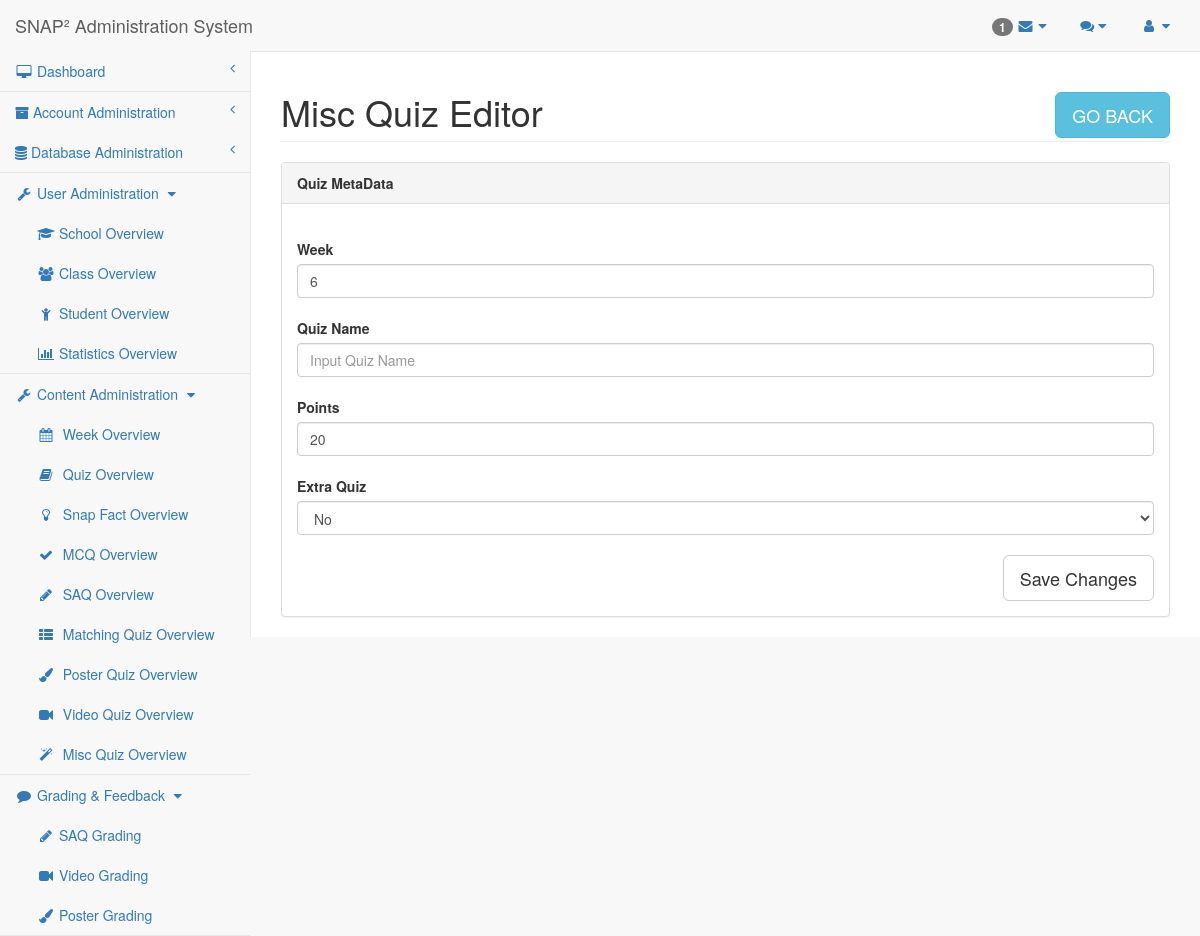
Before: /researcher/misc-editor.php?quizID=5 (signed in) with the older database file.
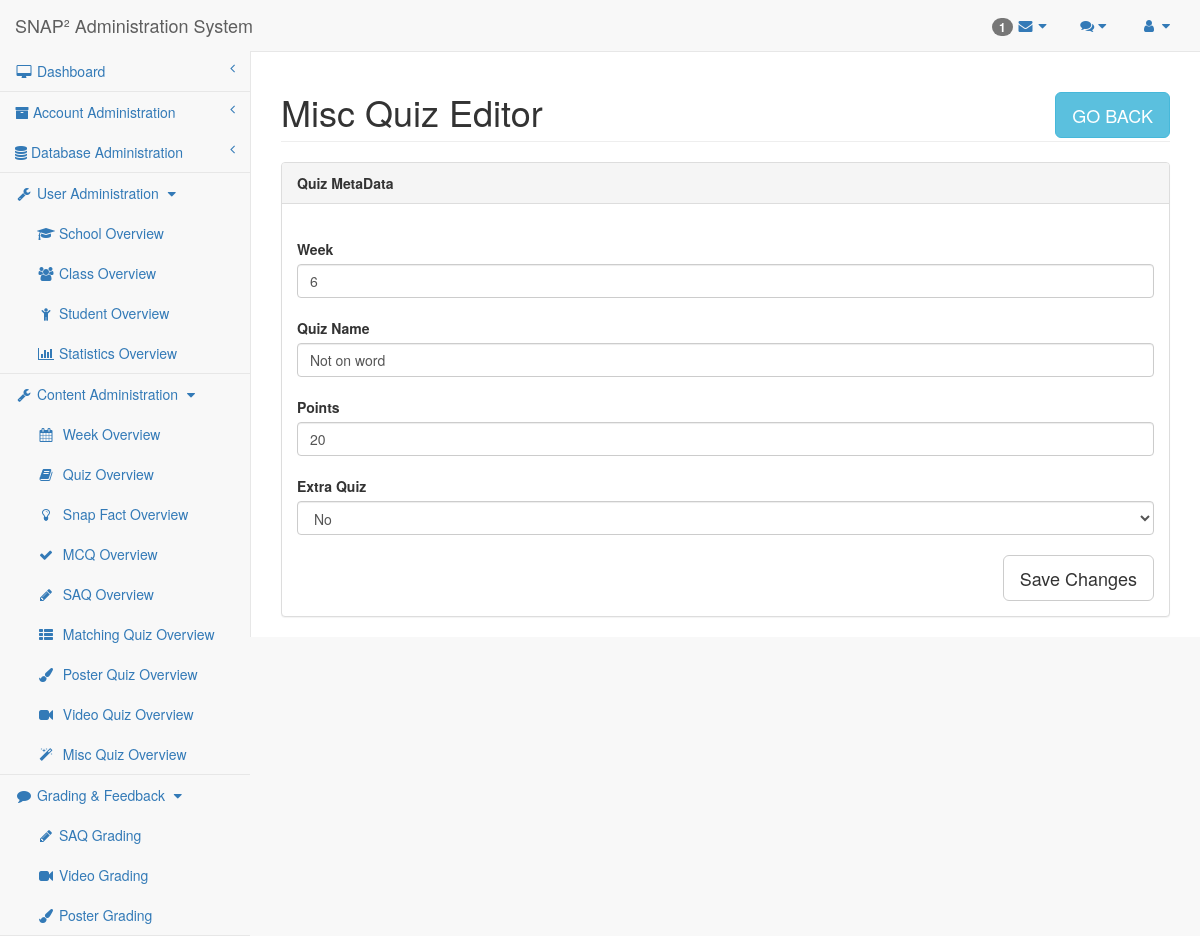
After: the same page with the newer database file.
### tables this page shows
CREATE TABLE `misc_section` (
  `QuizID` mediumint(9) NOT NULL DEFAULT 0,
  `QuizSubType` text DEFAULT NULL,
  `Points` mediumint(9) DEFAULT NULL,
  PRIMARY KEY (`QuizID`),
  CONSTRAINT `Misc_Section_QuizID_FK` FOREIGN KEY (`QuizID`) REFERENCES `quiz` (`QuizID`) ON DELETE CASCADE ON UPDATE CASCADE
);

CREATE TABLE `quiz` (
  `QuizID` mediumint(9) NOT NULL AUTO_INCREMENT,
  `Week` mediumint(9) DEFAULT NULL,
  `QuizType` enum('SAQ','MCQ','Matching','Poster','Misc') DEFAULT NULL,
  `ExtraQuiz` tinyint(1) DEFAULT 0,
  `TopicID` mediumint(9) DEFAULT NULL,
  `QuizName` text DEFAULT NULL,
  PRIMARY KEY (`QuizID`),
  KEY `Quiz_TopicID_FK` (`TopicID`),
  CONSTRAINT `Quiz_TopicID_FK` FOREIGN KEY (`TopicID`) REFERENCES `topic` (`TopicID`) ON DELETE CASCADE ON UPDATE CASCADE
);

### mysql-lib.php (called while the page is built, shortened)
<?php
function getMiscQuiz(PDO $conn, $quizID)
{
    return getRecord($conn, $quizID, "Misc_Section", array("Quiz", "Topic"));
}
function getTablePK(PDO $conn, $tableName)
{
    $tableSql = "SHOW KEYS FROM $tableName WHERE Key_name = 'PRIMARY'";
    $tableQuery = $conn->prepare($tableSql);
    $tableQuery->execute();
    $tableResult = $tableQuery->fetchAll(PDO::FETCH_OBJ);
    $tablePK = $tableResult[0]->Column_name;
    return $tablePK;
}
function getRecord(PDO $conn, $recordID, $tableName, array $joinTables = null)
{
    $tablePK = getTablePK($conn, $tableName);
    $tableSql = "SELECT COUNT(*)
				 FROM $tableName
				 WHERE $tablePK = ?";
    $tableQuery = $conn->prepare($tableSql);
    $tableQuery->execute(array($recordID));
    $tableSql = "SELECT * FROM $tableName";
    if ($joinTables != null) {
        foreach ($joinTables as $joinTable) {
            $tableSql .= " NATURAL JOIN " . $joinTable;
        }
    }
    $tableSql .= " WHERE $tablePK = ?";
    $tableQuery = $conn->prepare($tableSql);
    $tableQuery->execute(array($recordID));
    $tableResult = $tableQuery->fetch(PDO::FETCH_OBJ);
    return $tableResult;
}

### researcher/misc-editor.php (the view, shortened to what this page needs)
<?php
require_once("../mysql-lib.php");
require_once("researcher-lib.php");
try {
    $conn = db_connect();
} catch (Exception $e) {
    debug_err($e);
}
try {
    if (isset($_GET['quizID'])) {
        $quizID = $_GET['quizID'];
        $quizResult = getMiscQuiz($conn, $quizID);
        $phpSelf = $pageName . '.php?quizID=' . $quizID;
    }
} catch (Exception $e) {
    debug_err($e);
}
?>
<!DOCTYPE html>
<html lang="en">
<?php require_once('header-lib.php'); ?>
<body>
<div id="wrapper">
    <?php require_once('navigation.php'); ?>
    <div id="page-wrapper">
        <div class="row">
            <div class="col-lg-12">
                <h1 class="page-header">Misc Quiz Editor
                    <button type="button" class="btn btn-lg btn-info pull-right"
                            onclick="goBack()">GO BACK
                    </button>
                </h1>
            </div>
        </div>
        <div class="row">
            <div class="col-lg-12">
                <div class="panel panel-default">
                    <div class="panel-heading">
                        Quiz MetaData
                    </div>
                    <div class="panel-body">
                        <form id="metadata-submission" method="post" action="<?php echo $phpSelf; ?>">
                            <br>
                            <label for="Week">Week</label>
                            <input type="text" class="form-control" id="Week" name="Week"
                                   placeholder="Input Week Number" value="<?php echo $quizResult->Week; ?>">
                            <br>
                            <label for="QuizName">Quiz Name</label>
                            <input type="text" class="form-control" id="QuizName" name="QuizName"
                                   placeholder="Input Quiz Name" value="<?php echo $quizResult->QuizName; ?>">
                            <br>
                            <label for="Points">Points</label>
                            <input type="text" class="form-control" id="Points" name="Points" placeholder="Input Points"
                                   value="<?php echo $quizResult->Points; ?>">
                            <br>
                            <label for='ExtraQuiz'>Extra Quiz</label>
                            <select class="form-control" id="ExtraQuiz" form="metadata-submission" name="ExtraQuiz"
                                    required>
                                <option value="0" <?php if ($quizResult->ExtraQuiz == 0) echo 'selected';?> >No</option>
                            </select>
                            <br>
                        </form>
                        <button type="button" class="btn btn-default btn-lg text-center pull-right" id="metadata-save">Save Changes</button>
                    </div>
                </div>
            </div>
        </div>
    </div>
</div>
<?php require_once('sb-admin-lib.php'); ?>
</body>
</html>

Changed rows visible on the page:
changed through a linked row, misc_section: QuizName (not shown) → "Not on word"
